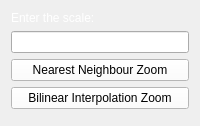
      <widget class="QWidget" name="zoom_tab">
       <attribute name="title">
        <string>Zoom</string>
       </attribute>
       <layout class="QGridLayout" name="gridLayout_5">
        <item row="2" column="0">
         <layout class="QVBoxLayout" name="verticalLayout_4">
          <item>
           <widget class="QPushButton" name="zoom_button">
            <property name="styleSheet">
             <string notr="true">background-color: rgb(255, 255, 255);</string>
            </property>
            <property name="text">
             <string>Nearest Neighbour Zoom</string>
            </property>
           </widget>
          </item>
          <item>
           <widget class="QPushButton" name="linear_interpolation">
            <property name="styleSheet">
             <string notr="true">background-color: rgb(255, 255, 255);
</string>
            </property>
            <property name="text">
             <string>Bilinear Interpolation Zoom</string>
            </property>
           </widget>
          </item>
          <item>
           <widget class="ZoomedCanvas" name="zoomed_image_widget" native="true"/>
          </item>
         </layout>
        </item>
        <item row="1" column="0">
         <widget class="QLineEdit" name="scale_input">
          <property name="styleSheet">
           <string notr="true">color: rgb(255, 255, 255);</string>
          </property>
         </widget>
        </item>
        <item row="0" column="0">
         <widget class="QLabel" name="label">
          <property name="maximumSize">
           <size>
            <width>16777215</width>
            <height>20</height>
           </size>
          </property>
          <property name="styleSheet">
           <string notr="true">color: rgb(255, 255, 255);</string>
          </property>
          <property name="text">
           <string>Enter the scale:</string>
          </property>
         </widget>
        </item>
       </layout>
      </widget>
